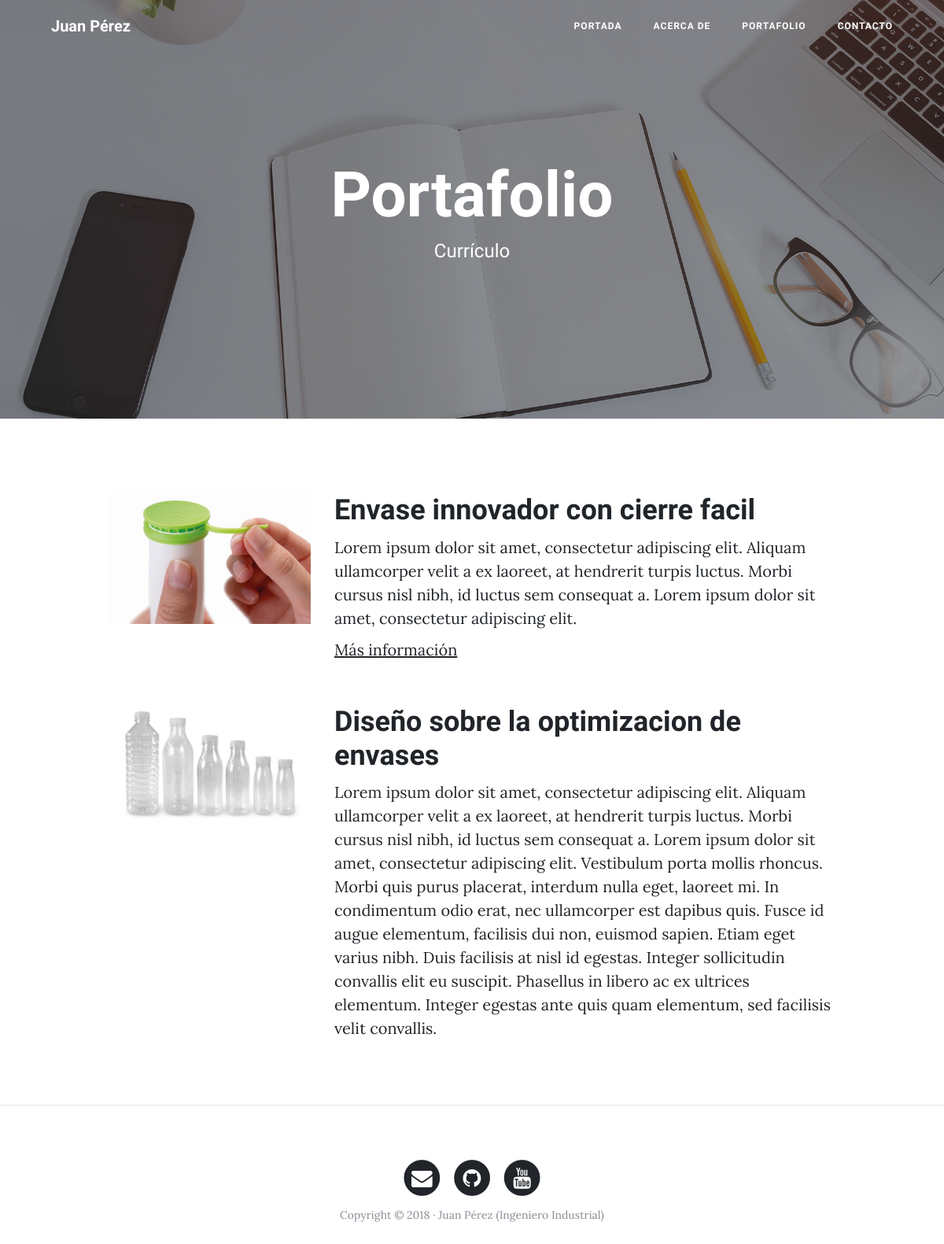
The page /portfolio/ on the database its author committed.
### portfolio/models.py (models this page shows, shortened)
class Project(models.Model):
    title = models.CharField(max_length=200, verbose_name = "Titulo")
    description = models.TextField(verbose_name = "Descripcion")
    image = models.ImageField(verbose_name = "Imagen", upload_to = "projects")
    link = models.URLField(verbose_name="Direccion Web", null=True, blank=True)
    created = models.DateTimeField(auto_now_add=True, verbose_name = 'Fecha de creacion')
    updated = models.DateTimeField(auto_now=True, verbose_name = 'Fecha de modificacion')
    class Meta:
        verbose_name = "proyecto"
        verbose_name_plural = "proyectos"
        ordering = ["-created"]

### portfolio/views.py (the view)
# urls.py: path('portfolio/', portfolio_views.portfolio, name="portfolio"),
def portfolio(request):
    projects = Project.objects.all()
    return render(request, "portfolio/portfolio.html", {'projects': projects})

### portfolio/templates/portfolio/portfolio.html (shortened to what this page needs)
{% extends 'core/base.html' %}
{% block background %} {% load static %} {% static 'core/img/portfolio-bg.jpg'%} {% endblock %}
{% block headers %}
<h1>Portafolio</h1>
<span class="subheading">Currículo</span>
{% endblock %}
{% block content %}
    {% for project in projects %}
        <div class="row project">
            <div class="col-lg-3 col-md-4 offset-lg-1">
                <img class="img-fluid" src="{{project.image.url}}" alt="">
            </div>
            <div class="col-lg-7 col-md-8">
                <h2 class="section-heading title">{{project.title}}</h2>
            <p>{{project.description}}</p>
            {% if project.link %}
                <p><a href="{{project.link}}">Más información</a></p>
            {% endif %}
            </div>
        </div>
    {% endfor %}
{% endblock %}

### rows shown on the page
Project: image (picture), title "Envase innovador con cierre facil", description "Lorem ipsum dolor sit amet, consectetur adipiscing elit. Aliquam ullamcorper velit a ex laoreet, at hendrerit turpis luctus. Morbi cursus nisl nibh, id luctus sem consequat a. Lorem ipsum dolor sit amet, consectetur adipiscing elit."
Project: image (picture), title "Diseño sobre la optimizacion de envases", description "Lorem ipsum dolor sit amet, consectetur adipiscing elit. Aliquam ullamcorper velit a ex laoreet, at hendrerit turpis luctus. Morbi cursus nisl nibh, id luctus sem consequat a. Lorem ipsum dolor sit amet, consectetur adipiscing elit. Vestibulum porta mollis rhoncus. Morbi quis purus placerat, interdum nulla eget, laoreet mi. In condimentum odio erat, nec ullamcorper est dapibus quis. Fusce id augue elementum, facilisis dui non, euismod sapien. Etiam eget varius nibh. Duis facilisis at nisl id egestas. Integer sollicitudin convallis elit eu suscipit. Phasellus in libero ac ex ultrices elementum. Integer egestas ante quis quam elementum, sed facilisis velit convallis."
